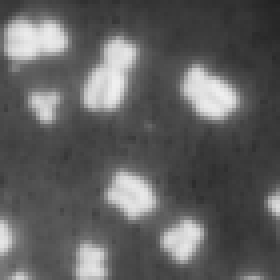
#> input picture imgs/sample2.pgm, 70 x 70 px, shrunk from 255 x 255 before the run (shown 4 times larger); its folder holds 8 pictures in this run
$ python percentile.py   (Python 2 division)
#> lines starting #> are read from the running program, lines starting #| are printed output that depends on the picture; after the words box and inside, x2 and y2 are one past the last pixel; in counts of white or black regions, pixels touching at a corner belong together
import cv2 as cv
import numpy as np
import matplotlib.pyplot as plt
from matplotlib.colors import hsv_to_rgb
import sys

#import countchain as cc
np.set_printoptions(threshold=np.inf)

def loadImgs(filenames):
    res = []
    for filename in filenames:
        img = cv.imread("./imgs/" + filename)
#> img is the input picture: shape (70, 70, 3); min 34, max 239, mean 95.5
        cv.imwrite("./imgs/" + filename + ".png", img)
        res.append(cv.cvtColor(img, cv.COLOR_RGB2GRAY))
    return res


def getLuminance(image):
    image = np.reshape(image, (1, np.product(image.shape)))[0]
    lum = np.zeros(256)
    for l in range(256):
        lum[l] = len(image[image == l])
#> after the loop, lum = 256 values, max 17145 at index 10, min 0 at index 0, mean 230
    return lum


def getLuminances(images):
    lums = []
    for i in range(len(images)):
        lums.append(getLuminance(imgs[i]))
    return lums


def getPBright(image):
    l = getLuminance(image)
#> l has the same summary as lum in getLuminance
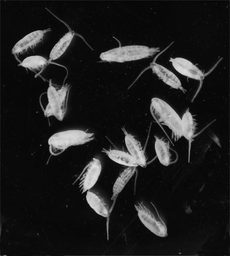
#> image: shape (256, 230); min 1, max 227, mean 32.3
    Left_x, Right_x = 0, 255
    for is_Left in [True, False]:
        for i in range(256) if is_Left else reversed(range(256)):
            if l[i] > 0 and is_Left:
                Left_x = i
                break
            else:
                Right_x = i
                break
    center = int(Left_x + round((Right_x - Left_x) / 2.0))
    L_x, R_x = np.where(l[0:center] == max(l[0:center]))[0][0], np.where(
        l[center + 1:255] == max(l[center + 1:255]))[0][0] + center
#> L_x = 10; R_x = 170
    hoge = l[center:255]
#> hoge = 127 values, max 108 at index 43, min 0 at index 97, mean 48.17
    return ((sum(hoge[np.average(hoge) < hoge]) + sum(hoge)) / 2.0) / sum(l)


def percentileMethod(p, img, from_bright):
#> called with p = 0.0958, from_bright = True
    l = getLuminance(img)
#> l has the same summary as lum in getLuminance
    px, c = (len(img) * len(img[0])) * p, 0
    threshold = 0
    for i in reversed(range(256)) if from_bright else range(256):
        c += l[i]
        if c >= px:
            threshold = i
            break
    img[img < threshold] = 0
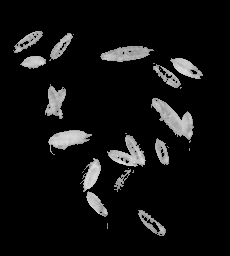
#> img: shape (256, 230); min 0, max 227, mean 17.1
    img[img >= threshold] = 255
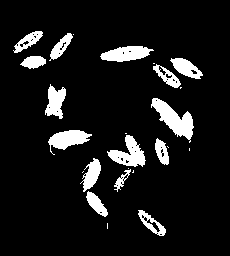
#> img: shape (256, 230); 9.6% white; 25 white regions (10 under 20 px), largest, box (x1, y1, x2, y2) and area: (151, 98, 194, 143) 808, (107, 135, 146, 167) 615, (100, 46, 154, 62) 573
    return img


def showHistgram(l, filename):
    y = l
    plt.bar(range(256), y, align='center')
    plt.xlabel("luminance")
    plt.ylabel("number of pixel")
    plt.title("histgram of luminance about " + filename)
    plt.show()


class LookUpTable(object):

    def __init__(self):
        self.__LookUpTable = []
        self.is_same   = lambda idx: idx==-2
        self.is_not_found = lambda idx: idx==-1

    def __fetch_index(self,px1,px2):
        px1_index,px2_index = -1,-1
        for index, table in enumerate(self.__LookUpTable):
            if px1 in table and px2 in table: return [-2,-2];
            if px1 in table : px1_index = index
            if px2 in table : px2_index = index
        return [ px1_index, px2_index ]

    def __both_append(self,pxs):
        self.__LookUpTable.append(pxs)

    def __one_side_append(self,pxs,index):
        here = index[0] if index[1]==-1 else index[1]
        it = pxs[1] if index[1]==-1 else pxs[0]
        self.__LookUpTable[here].append(it)

    def __merge(self,pxs,index):
        self.__LookUpTable[index[0]].extend(self.__LookUpTable[index[1]])
        del self.__LookUpTable[index[1]]

    def set(self,px1,px2):
        pxs = [px1,px2]
        i_1,i_2 = self.__fetch_index( px1, px2 )
        if self.is_same(i_1) and self.is_same(i_2) : return
        elif self.is_not_found(i_1) and self.is_not_found(i_2) :
            self.__both_append(pxs)
        elif self.is_not_found(i_1) or self.is_not_found(i_2) :
            self.__one_side_append(pxs,[i_1,i_2])
        elif i_1 != i_2 :
            self.__merge(pxs,[i_1,i_2])

    def lookup(self,px):
        for index, table in enumerate(self.__LookUpTable):
            if px in table :
                return index+1;
        self.__both_append([px])
        return self.lookup(px)

    def number_of_label(self):
        return len(self.__LookUpTable)

class CountChain(object):

    def __init__(self,filename):
        self.max_label = 0
        self.lut = LookUpTable()
        self.map = (lambda a,b,c,d,e: int((a*1.0/(c-b))*(e-d*1.0)))
        self.img = cv.cvtColor( cv.imread(filename), cv.COLOR_RGB2GRAY )
        self.labels = np.zeros(self.img.shape)
        self.isset = False

    def __is_white(self,p):
        in_range = 0<=p[0] and p[0]<self.img.shape[0] and 0<=p[1] and p[1]<self.img.shape[1]
        return self.img[p[0],p[1]] == 255 if in_range else True

    def __is_label(self,p):
        in_range = 0<=p[0] and p[0]<self.img.shape[0] and 0<=p[1] and p[1]<self.img.shape[1]
        return self.labels[p[0],p[1]] > 0 if in_range else False

    def __new_label(self):
        self.max_label += 1
        return self.max_label

    def __flesh(self):
        for y,labels in enumerate(self.labels):
          for x,label in enumerate(labels):
              if self.labels[y,x] != 0 :
                  self.labels[y,x] = int(self.lut.lookup(label))

    def __up(self,point):
        return [point[0]-1,point[1]]

    def __left(self,point):
        return [point[0],point[1]-1]

    def labeling(self):
        for y in range(self.img.shape[0]):
            for x in range(self.img.shape[1]):
                if self.img[y,x] == 255:
                    up,left = self.__up([y,x]),self.__left([y,x])
                    if self.__is_label( left ) and self.__is_label( up ) :
                        self.labels[y,x] = self.labels[y-1,x]
                        if self.labels[y,x] != self.labels[y,x-1] :
                            self.lut.set(self.labels[y,x],self.labels[y,x-1])
                    elif self.__is_white( left ) and self.__is_label( up ) :
                        self.labels[y,x] = self.labels[y-1,x]
                    elif self.__is_white( up ) and self.__is_label( left ) :
                        self.labels[y,x] = self.labels[y,x-1]
                    elif self.__is_white( up ) and self.__is_white( left ) :
                        self.labels[y,x] = int(self.__new_label())
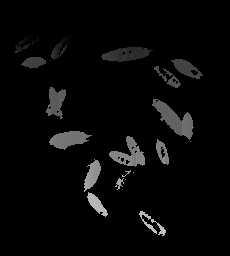
#> self.labels: shape (256, 230) float64; min 0, max 196, mean 7.9
        self.__flesh()
#> after the loop in __flesh, `for y,labels in enumerate(self.labels):`:
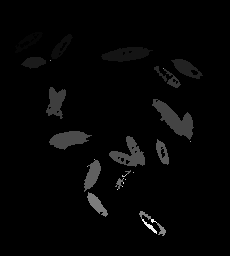
#> self.labels: shape (256, 230) float64; 7.83% of pixels changed, all inside (x1, y1, x2, y2) = (15, 33, 203, 236); drawn with min black and max white
        print "number of labels is ",self.lut.number_of_label()
#| number of labels is  37

    def get_chain_img(self):
        if self.isset:
            return self.chain
        else :
            self.chain = cv.cvtColor(self.img,cv.COLOR_GRAY2RGB)
            for y,labels in enumerate(self.labels):
              for x,label in enumerate(labels):
                  if self.labels[y,x] == 0 :
                      self.chain[y,x] = [0,0,0]
                  else :
                      h = self.map(self.labels[y,x],0,14,0,255)
                      self.chain[y,x] = [h,256-h,h**3]
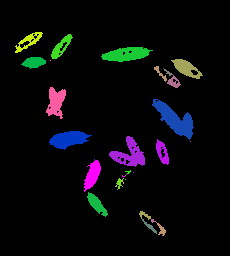
#> self.chain: shape (256, 230, 3); mean B, G, R 11.2, 8.9, 8.4
            return self.chain


def main():
    sys.setrecursionlimit(20000)
    index = 2
    filenames = ['sample2.pgm', 'sample3.pgm', 'sample4.pgm', 'fun.png']
    imgs = loadImgs(filenames)
    lumin = getLuminance(imgs[index])
    p = getPBright(imgs[index])
    img_bit = percentileMethod(p, imgs[index], True)
    cv.imwrite("./imgs/bit_" + filenames[index] + ".png", img_bit)
    cv.imshow(filenames[index], img_bit)
    cc = CountChain("./imgs/bit_" + filenames[index] + ".png")
    cc.labeling()
    cv.imshow("chain",cc.get_chain_img())
    cv.imwrite("./imgs/chain_" + filenames[index] + ".png",cc.get_chain_img())
    cv.waitKey()

if __name__ == "__main__": main()
